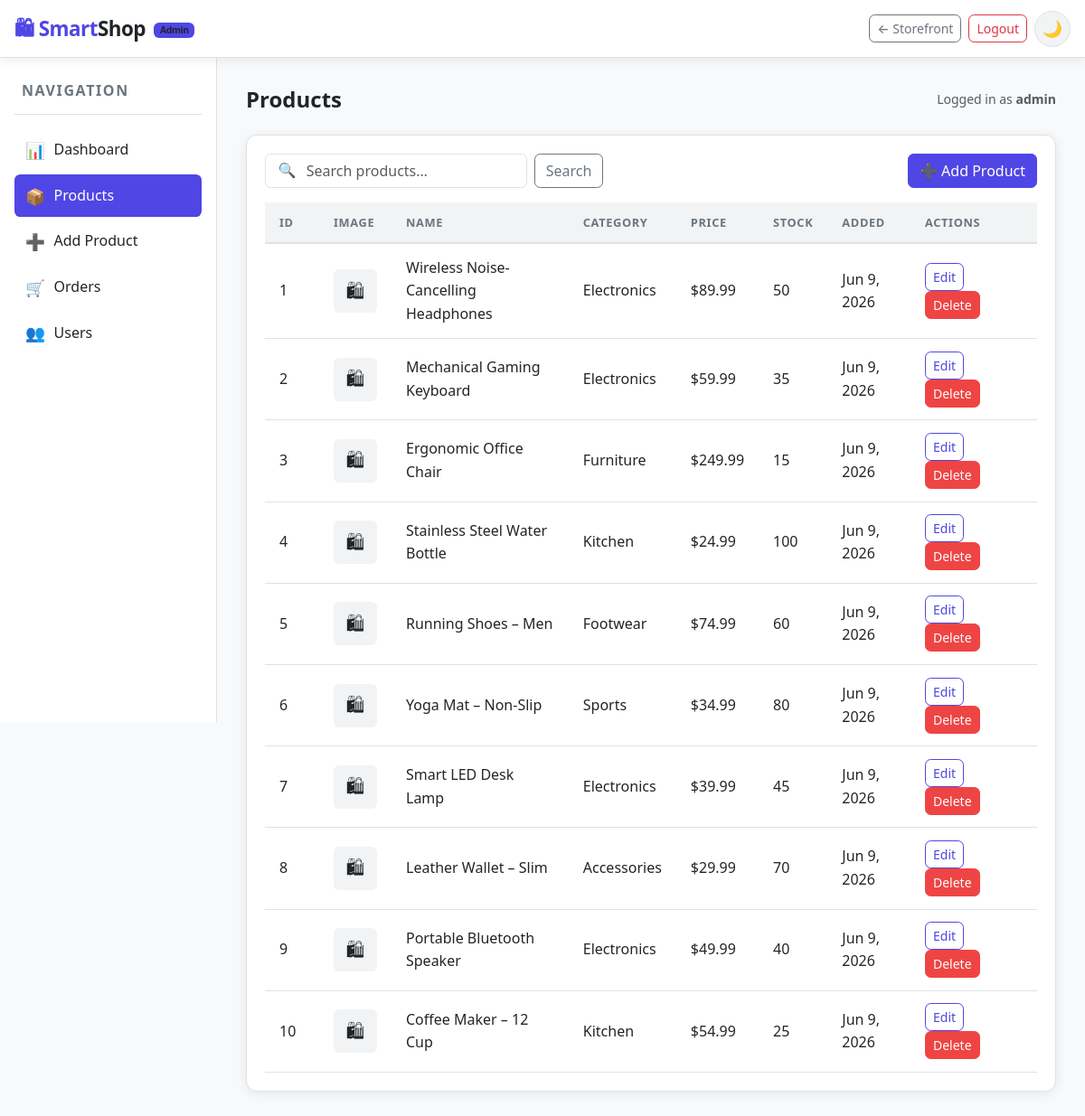
/admin/products.php (signed in), run on the app's committed database.
### tables this page shows
CREATE TABLE IF NOT EXISTS `products` (
  `id` INT AUTO_INCREMENT PRIMARY KEY COMMENT 'Unique product ID',
  `name` VARCHAR(255) NOT NULL COMMENT 'Product name',
  `category` VARCHAR(100) NOT NULL COMMENT 'Product category',
  `price` DECIMAL(10, 2) NOT NULL COMMENT 'Product price',
  `image` VARCHAR(255) DEFAULT NULL COMMENT 'Product image filename',
  `description` LONGTEXT DEFAULT NULL COMMENT 'Product detailed description',
  `stock` INT NOT NULL DEFAULT 0 COMMENT 'Stock quantity',
  `status` ENUM('active', 'inactive') NOT NULL DEFAULT 'active' COMMENT 'Product status',
  `created_at` TIMESTAMP DEFAULT CURRENT_TIMESTAMP COMMENT 'Product creation date',
  `updated_at` TIMESTAMP DEFAULT CURRENT_TIMESTAMP ON UPDATE CURRENT_TIMESTAMP COMMENT 'Last update date',
  
   
  INDEX `idx_category` (`category`),
  INDEX `idx_status` (`status`),
  FULLTEXT INDEX `ft_search` (`name`, `description`)
  
);

### config/config.php (called while the page is built, shortened)
<?php
try {
    $dsn = sprintf('mysql:host=%s;dbname=%s;charset=%s', DB_HOST, DB_NAME, DB_CHARSET);
    $pdo = new PDO($dsn, DB_USER, DB_PASS, [
        PDO::ATTR_ERRMODE            => PDO::ERRMODE_EXCEPTION,
        PDO::ATTR_DEFAULT_FETCH_MODE => PDO::FETCH_ASSOC,
        PDO::ATTR_EMULATE_PREPARES   => false,
    ]);
} catch (PDOException $e) {
    http_response_code(500);
    error_log('DB connection failed: ' . $e->getMessage());
    die('<div style="font-family:sans-serif;padding:2rem;color:#991b1b">
           <h2>Database connection failed</h2>
           <p>Please check your configuration in <code>config/config.php</code> and ensure MySQL is running.</p>
         </div>');
}
function db_query(string $sql, array $params = []): PDOStatement
{
    global $pdo;
    $stmt = $pdo->prepare($sql);
    $stmt->execute($params);
    return $stmt;
}

### admin/products.php (the view, shortened to what this page needs)
<?php
$q = trim($_GET['q'] ?? '');
$params = [];
$where  = '1=1';
$products = db_query(
    "SELECT * FROM products WHERE $where ORDER BY created_at DESC",
    $params
)->fetchAll();
require_once __DIR__ . '/../includes/admin_layout.php';
?>
<div class="card">
    <div class="card-body">
        <div class="d-flex flex-wrap gap-2 justify-content-between align-items-center mb-3">
            <form class="d-flex gap-2" method="get">
                <div class="search-bar">
                    <span class="search-icon">🔍</span>
                    <input class="form-control" name="q"
                           placeholder="Search products…"
                           value="<?php echo htmlspecialchars($q); ?>">
                </div>
                <button class="btn btn-outline-secondary">Search</button>
            </form>
            <a href="<?php echo BASE_URL; ?>/admin/add_product.php" class="btn btn-primary">
                ➕ Add Product
            </a>
        </div>
        <div class="table-responsive">
            <table class="table table-hover mb-0">
                <thead>
                    <tr>
                        <th style="width:60px">ID</th>
                        <th style="width:70px">Image</th>
                        <th>Name</th>
                        <th>Category</th>
                        <th>Price</th>
                        <th>Stock</th>
                        <th>Added</th>
                        <th style="width:140px">Actions</th>
                    </tr>
                </thead>
                <tbody>
                <?php if (empty($products)): ?>
                <tr>
                    <td colspan="8" class="text-center text-muted py-4">
                        No products found.
                        <a href="<?php echo BASE_URL; ?>/admin/add_product.php">Add one?</a>
                    </td>
                </tr>
                <?php else: ?>
                <?php foreach ($products as $p): ?>
                <tr>
                    <td><?php echo (int)$p['id']; ?></td>
                    <td>
                        <?php if ($p['image'] && file_exists(UPLOAD_DIR . $p['image'])): ?>
                        <img src="<?php echo BASE_URL . '/uploads/' . htmlspecialchars($p['image']); ?>"
                             style="width:48px;height:48px;object-fit:cover;border-radius:var(--radius-sm)"
                             alt="">
                        <?php else: ?>
                        <div style="width:48px;height:48px;background:var(--surface-2);border-radius:var(--radius-sm);display:flex;align-items:center;justify-content:center;font-size:1.3rem">🛍</div>
                        <?php endif; ?>
                    </td>
                    <td>
                        <a href="<?php echo BASE_URL; ?>/product.php?id=<?php echo (int)$p['id']; ?>"
                           target="_blank" style="color:var(--text);font-weight:500">
                            <?php echo htmlspecialchars($p['name']); ?>
                        </a>
                    </td>
                    <td><?php echo htmlspecialchars($p['category'] ?? '—'); ?></td>
                    <td>$<?php echo number_format((float)$p['price'], 2); ?></td>
                    <td><?php echo (int)$p['stock']; ?></td>
                    <td><?php echo date('M j, Y', strtotime($p['created_at'])); ?></td>
                    <td>
                        <a href="<?php echo BASE_URL; ?>/admin/edit_product.php?id=<?php echo (int)$p['id']; ?>"
                           class="btn btn-sm btn-outline-primary me-1">Edit</a>
                        <a href="<?php echo BASE_URL; ?>/admin/delete_product.php?id=<?php echo (int)$p['id']; ?>"
                           class="btn btn-sm btn-danger"
                           onclick="return confirmDelete('Delete &quot;<?php echo htmlspecialchars(addslashes($p['name'])); ?>&quot;?')">
                           Delete
                        </a>
                    </td>
                </tr>
                <?php endforeach; ?>
                <?php endif; ?>
                </tbody>
            </table>
        </div>
    </div>
</div>
<?php require_once __DIR__ . '/../includes/admin_footer.php'; ?>

### css/styles.css (style rules this page uses)
:root { --bg: #f8f9fa; --surface: #ffffff; --surface-2: #f1f3f5; --border: #dee2e6; --text: #212529; --text-muted: #6c757d; --primary: #4f46e5; --primary-h: #4338ca; --success: #10b981; --danger: #ef4444; --warning: #f59e0b; --shadow: 0 2px 12px rgba(0,0,0,.08); --shadow-lg: 0 8px 32px rgba(0,0,0,.12); --radius: .75rem; --radius-sm: .4rem; --transition: .2s ease; --navbar-h: 64px; }
*, *::before, *::after { box-sizing: border-box; }
html { scroll-behavior: smooth; }
body { background: var(--bg); color: var(--text); font-family: 'Segoe UI', system-ui, -apple-system, sans-serif; font-size: 1rem; line-height: 1.6; transition: background var(--transition), color var(--transition); padding-top: var(--navbar-h); }
a { color: var(--primary); text-decoration: none; }
.card { background: var(--surface); border: 1px solid var(--border); border-radius: var(--radius); box-shadow: var(--shadow); transition: box-shadow var(--transition), transform var(--transition), background var(--transition); }
.card-body { padding: 1.25rem; }
.btn { border-radius: var(--radius-sm); font-weight: 500; transition: all var(--transition); }
.btn-primary { background: var(--primary); border-color: var(--primary); color: #fff; }
.btn-outline-primary { border-color: var(--primary); color: var(--primary); }
.btn-danger { background: var(--danger); border-color: var(--danger); color: #fff; }
.form-control, .form-select { background: var(--surface); border: 1px solid var(--border); color: var(--text); border-radius: var(--radius-sm); transition: border-color var(--transition), box-shadow var(--transition), background var(--transition); }
.table { color: var(--text); border-color: var(--border); }
.table thead th { background: var(--surface-2); color: var(--text-muted); font-size: .8rem; font-weight: 600; text-transform: uppercase; letter-spacing: .05em; border-bottom: 2px solid var(--border); padding: .75rem 1rem; }
.table tbody td { padding: .85rem 1rem; vertical-align: middle; border-color: var(--border); }
.search-bar { position: relative; }
.search-bar input { padding-left: 2.8rem; }
.search-bar .search-icon { position: absolute; left: .9rem; top: 50%; transform: translateY(-50%); color: var(--text-muted); pointer-events: none; }

### data on the page
products: id "1", name "Wireless Noise-Cancelling Headphones", category "Electronics", price "89.99", stock "50", created_at "Jun 9, 2026"
products: id "2", name "Mechanical Gaming Keyboard", category "Electronics", price "59.99", stock "35", created_at "Jun 9, 2026"
products: id "3", name "Ergonomic Office Chair", category "Furniture", price "249.99", stock "15", created_at "Jun 9, 2026"
products: id "4", name "Stainless Steel Water Bottle", category "Kitchen", price "24.99", stock "100", created_at "Jun 9, 2026"
products: id "5", name "Running Shoes – Men", category "Footwear", price "74.99", stock "60", created_at "Jun 9, 2026"
products: id "6", name "Yoga Mat – Non-Slip", category "Sports", price "34.99", stock "80", created_at "Jun 9, 2026"
products: id "7", name "Smart LED Desk Lamp", category "Electronics", price "39.99", stock "45", created_at "Jun 9, 2026"
products: id "8", name "Leather Wallet – Slim", category "Accessories", price "29.99", stock "70", created_at "Jun 9, 2026"
products: id "9", name "Portable Bluetooth Speaker", category "Electronics", price "49.99", stock "40", created_at "Jun 9, 2026"
products: id "10", name "Coffee Maker – 12 Cup", category "Kitchen", price "54.99", stock "25", created_at "Jun 9, 2026"

### other printed values
$item['icon'] "📊"
$item['label'] "Dashboard"
$item['icon'] "📦"
$item['label'] "Products"
$item['icon'] "➕"
$item['label'] "Add Product"
$item['icon'] "🛒"
$item['label'] "Orders"
$item['icon'] "👥"
$item['label'] "Users"
$pageTitle "Products"
$_SESSION['user']['username'] "admin"
